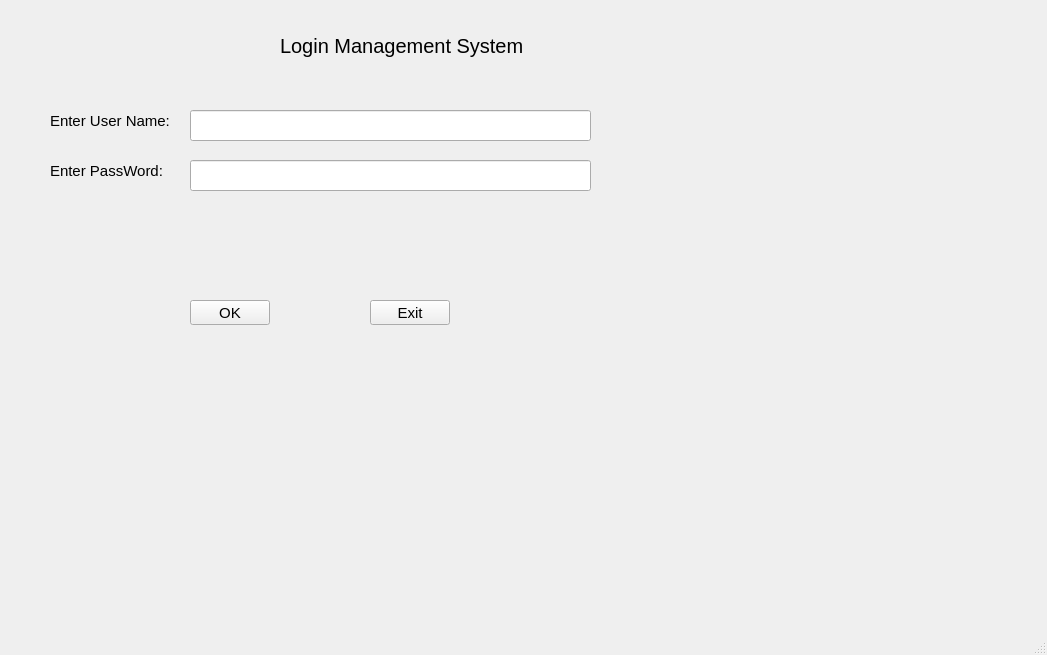
<?xml version="1.0" encoding="UTF-8"?>
<ui version="4.0">
 <class>MainWindow</class>
 <widget class="QMainWindow" name="MainWindow">
  <property name="geometry">
   <rect>
    <x>0</x>
    <y>0</y>
    <width>1047</width>
    <height>655</height>
   </rect>
  </property>
  <property name="windowTitle">
   <string>MainWindow</string>
  </property>
  <widget class="QWidget" name="centralwidget">
   <widget class="QLabel" name="label">
    <property name="geometry">
     <rect>
      <x>280</x>
      <y>20</y>
      <width>301</width>
      <height>51</height>
     </rect>
    </property>
    <property name="styleSheet">
     <string notr="true">QLabel{
font-size:20px;
}
</string>
    </property>
    <property name="text">
     <string>Login Management System</string>
    </property>
   </widget>
   <widget class="QLabel" name="label_2">
    <property name="geometry">
     <rect>
      <x>50</x>
      <y>100</y>
      <width>171</width>
      <height>41</height>
     </rect>
    </property>
    <property name="styleSheet">
     <string notr="true">QLabel{
font-size:15px;
}
</string>
    </property>
    <property name="text">
     <string>Enter User Name:</string>
    </property>
   </widget>
   <widget class="QLabel" name="label_3">
    <property name="geometry">
     <rect>
      <x>50</x>
      <y>150</y>
      <width>171</width>
      <height>41</height>
     </rect>
    </property>
    <property name="styleSheet">
     <string notr="true">QLabel{
font-size:15px;
}
</string>
    </property>
    <property name="text">
     <string>Enter PassWord:</string>
    </property>
   </widget>
   <widget class="QLineEdit" name="lineEdit">
    <property name="geometry">
     <rect>
      <x>190</x>
      <y>110</y>
      <width>401</width>
      <height>31</height>
     </rect>
    </property>
    <property name="styleSheet">
     <string notr="true">QLineEdit{
font-size:15px;
}</string>
    </property>
   </widget>
   <widget class="QLineEdit" name="lineEdit_2">
    <property name="geometry">
     <rect>
      <x>190</x>
      <y>160</y>
      <width>401</width>
      <height>31</height>
     </rect>
    </property>
    <property name="styleSheet">
     <string notr="true">QLineEdit{
font-size:15px;
}</string>
    </property>
   </widget>
   <widget class="QPushButton" name="pushButton">
    <property name="geometry">
     <rect>
      <x>190</x>
      <y>300</y>
      <width>80</width>
      <height>25</height>
     </rect>
    </property>
    <property name="styleSheet">
     <string notr="true">QPushButton{
font-size:15px;
}
</string>
    </property>
    <property name="text">
     <string>OK</string>
    </property>
   </widget>
   <widget class="QPushButton" name="pushButton_2">
    <property name="geometry">
     <rect>
      <x>370</x>
      <y>300</y>
      <width>80</width>
      <height>25</height>
     </rect>
    </property>
    <property name="styleSheet">
     <string notr="true">QPushButton{
font-size:15px;
}
</string>
    </property>
    <property name="text">
     <string>Exit</string>
    </property>
   </widget>
  </widget>
  <widget class="QMenuBar" name="menubar">
   <property name="geometry">
    <rect>
     <x>0</x>
     <y>0</y>
     <width>1047</width>
     <height>22</height>
    </rect>
   </property>
  </widget>
  <widget class="QStatusBar" name="statusbar"/>
 </widget>
 <resources/>
 <connections/>
</ui>
